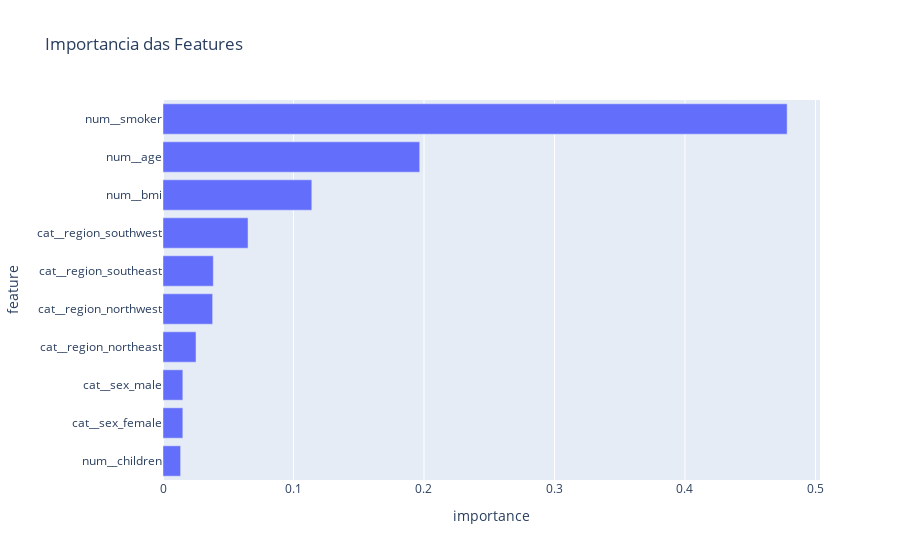

The cell this chart's notebook holds for it:
### Code cell
fig = px.bar(importance_df, x='importance',y='feature',title='Importancia das Features', orientation='h')

fig.show()

### Figure 1 — Plotly figure (JSON) as saved in the notebook; plotly's stock layout.template omitted (floating-point values rounded to 4 significant figures)
{"data": [{"hovertemplate": "importance=%{x}<br>feature=%{y}<extra></extra>", "legendgroup": "", "marker": {"color": "#636efa", "pattern": {"shape": ""}}, "name": "", "orientation": "h", "showlegend": false, "textposition": "auto", "type": "bar", "x": [0.0135, 0.0152, 0.0152, 0.0253, 0.03805, 0.03855, 0.06517, 0.114, 0.1967, 0.4783], "xaxis": "x", "y": ["num__children", "cat__sex_female", "cat__sex_male", "cat__region_northeast", "cat__region_northwest", "cat__region_southeast", "cat__region_southwest", "num__bmi", "num__age", "num__smoker"], "yaxis": "y"}], "layout": {"barmode": "relative", "legend": {"tracegroupgap": 0}, "title": {"text": "Importancia das Features"}, "xaxis": {"anchor": "y", "domain": [0, 1], "title": {"text": "importance"}}, "yaxis": {"anchor": "x", "domain": [0, 1], "title": {"text": "feature"}}}}
